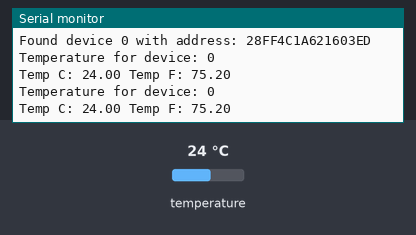
A sketch run on a simulated ESP8266 (NodeMCU). Parts: the last lines printed to the serial monitor. The inputs (shaded band) are chosen by the test bench; at power-on: temperature 24 °C.

Above: at 7.3 s.
7.4 s: temperature set to 12 °C
At 13.7 s:
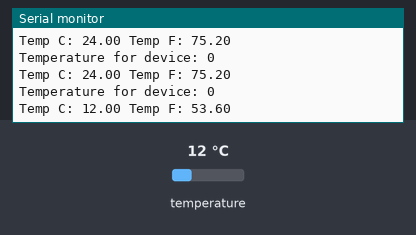
14.1 s: temperature set to 19 °C
At 18.5 s:
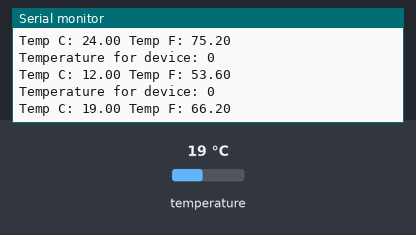
Timing chart, 0 to 20.0 s (numbered marks = the images above; inputs shaded):
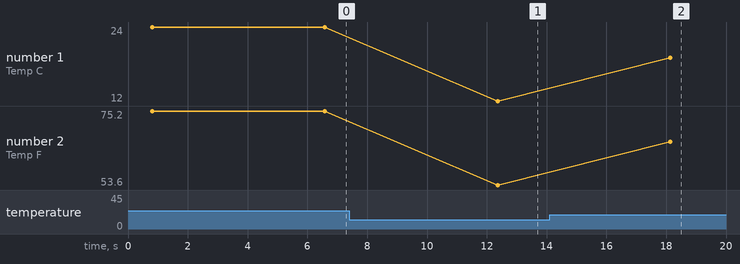

Measured:
- after the input at 7.4 s, the serial monitor: prints a new line after 5.0 s (image 1)
- after the input at 14.1 s, the serial monitor: prints a new line after 4.0 s (image 2)
- plotted number 1: 24 → 12 after the input at 7.4 s, 12 → 19 after the input at 14.1 s
- plotted number 2: 75.2 → 53.6 after the input at 7.4 s, 53.6 → 66.2 after the input at 14.1 s

The sketch:

ESP32_Multiple_DS18B20.ino
```cpp
/*********
  Rui Santos
  Complete project details at https://RandomNerdTutorials.com
*********/

#include <OneWire.h>
#include <DallasTemperature.h>

// Data wire is plugged TO GPIO 15
#define ONE_WIRE_BUS 15

// Setup a oneWire instance to communicate with any OneWire devices (not just Maxim/Dallas temperature ICs)
OneWire oneWire(ONE_WIRE_BUS);

// Pass our oneWire reference to Dallas Temperature.
DallasTemperature sensors(&oneWire);

// Number of temperature devices found
int numberOfDevices;

// We'll use this variable to store a found device address
DeviceAddress tempDeviceAddress;

void setup(){
  // start serial port
  Serial.begin(57600);
  Serial.println("\n[ESP32_Multiple_DS18B20]");

  // Start up the library
  sensors.begin();

  // Grab a count of devices on the wire
  numberOfDevices = sensors.getDeviceCount(); // issue with getDeviceCount when selected WEMOS LOLIN32 board
  //numberOfDevices = 1;  //only for test

  // locate devices on the bus
  Serial.print("Locating devices...");
  Serial.print("Found ");
  Serial.print(numberOfDevices, DEC);
  Serial.println(" devices.");

  // Loop through each device, print out address
  for(int i=0;i<numberOfDevices; i++){
    // Search the wire for address
    if(sensors.getAddress(tempDeviceAddress, i)){
      Serial.print("Found device ");
      Serial.print(i, DEC);
      Serial.print(" with address: ");
      printAddress(tempDeviceAddress);
      Serial.println();
    } else {
      Serial.print("Found ghost device at ");
      Serial.print(i, DEC);
      Serial.print(" but could not detect address. Check power and cabling");
    }
  }
}

void loop(){
  sensors.requestTemperatures(); // Send the command to get temperatures

  // Loop through each device, print out temperature data
  for(int i=0;i<numberOfDevices; i++){
    // Search the wire for address
    if(sensors.getAddress(tempDeviceAddress, i)){
      // Output the device ID
      Serial.print("Temperature for device: ");
      Serial.println(i,DEC);
      // Print the data
      float tempC = sensors.getTempC(tempDeviceAddress);
      Serial.print("Temp C: ");
      Serial.print(tempC);
      Serial.print(" Temp F: ");
      Serial.println(DallasTemperature::toFahrenheit(tempC)); // Converts tempC to Fahrenheit
    }
  }
  delay(5000);
}

// function to print a device address
void printAddress(DeviceAddress deviceAddress) {
  for (uint8_t i = 0; i < 8; i++){
    if (deviceAddress[i] < 16) Serial.print("0");
      Serial.print(deviceAddress[i], HEX);
  }
}
```
